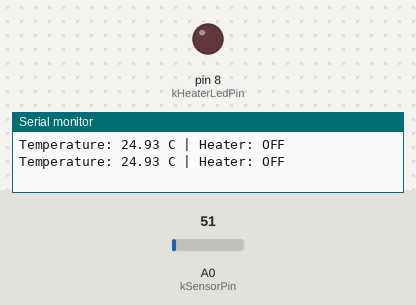
Recording of a sketch running on a simulated Arduino Uno, built with avr-gcc and run on an emulated ATmega328P. Shown: output pins drawn as LEDs (lit = HIGH), the last lines printed to the serial monitor. Inputs (shaded band) come from the test bench; at power-on: A0 (kSensorPin) = 51.

Above: at 1.8 s.
1.9 s: A0 (kSensorPin) set to 43
3.4 s: A0 (kSensorPin) set to 38
At 4.7 s:
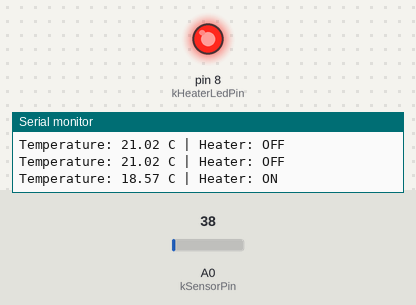
5.5 s: A0 (kSensorPin) set to 61
At 6.3 s:
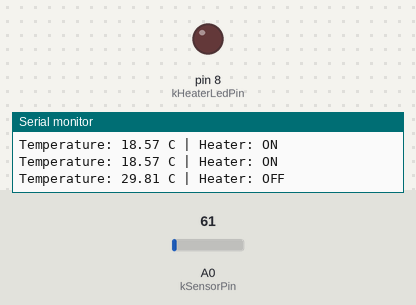
7.5 s: A0 (kSensorPin) set to 30
At 9.1 s:
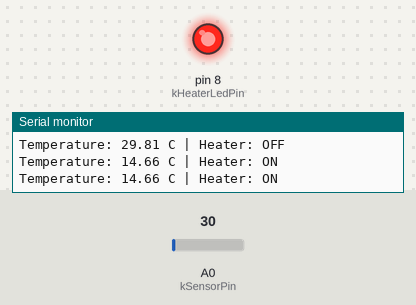
Timing chart, 0 to 10.5 s (numbered marks = the images above; inputs shaded):
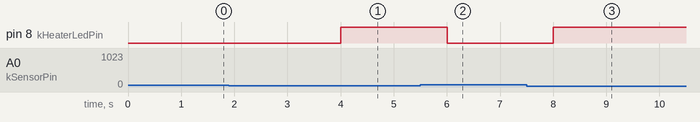

The sketch:

arduino.ino
```cpp
// Compile-ready entrypoint for Arduino CLI folder-based sketch naming.
// Runtime implementation stays in main.ino.
```

controller.h
```cpp
#pragma once

struct ControllerState {
    bool heaterOn;
};

class DeIcingController {
  public:
    explicit DeIcingController(float thresholdCelsius)
        : thresholdCelsius_(thresholdCelsius) {}

    [[nodiscard]] ControllerState update(float temperatureCelsius) const {
        return ControllerState{temperatureCelsius < thresholdCelsius_};
    }

  private:
    float thresholdCelsius_;
};
```

main.ino
```cpp
#include "controller.h"

namespace {
constexpr int kSensorPin = A0;
constexpr int kHeaterLedPin = 8;
constexpr float kThresholdCelsius = 20.0f;

DeIcingController controller(kThresholdCelsius);

float readLm35TemperatureCelsius() {
  const int sensorValue = analogRead(kSensorPin);
  const float voltage = sensorValue * (5.0f / 1023.0f);

  return voltage * 100.0f;
}
}  // namespace

void setup() {
  pinMode(kHeaterLedPin, OUTPUT);
  Serial.begin(9600);
}

void loop() {
  const float temperatureCelsius = readLm35TemperatureCelsius();
  const ControllerState state = controller.update(temperatureCelsius);

  digitalWrite(kHeaterLedPin, state.heaterOn ? HIGH : LOW);

  Serial.print("Temperature: ");
  Serial.print(temperatureCelsius);
  Serial.print(" C | Heater: ");
  Serial.println(state.heaterOn ? "ON" : "OFF");

  delay(1000);
}
```

Measured:
- the behaviour switches between 41 and 40 on A0 (kSensorPin) (found by bisection; images 0 and 1)
- after the input at 3.4 s, pin 8 (kHeaterLedPin): LOW → HIGH after 0.60 s
- after the input at 5.5 s, pin 8 (kHeaterLedPin): HIGH → LOW after 0.51 s
- after the input at 7.5 s, pin 8 (kHeaterLedPin): LOW → HIGH after 0.51 s
